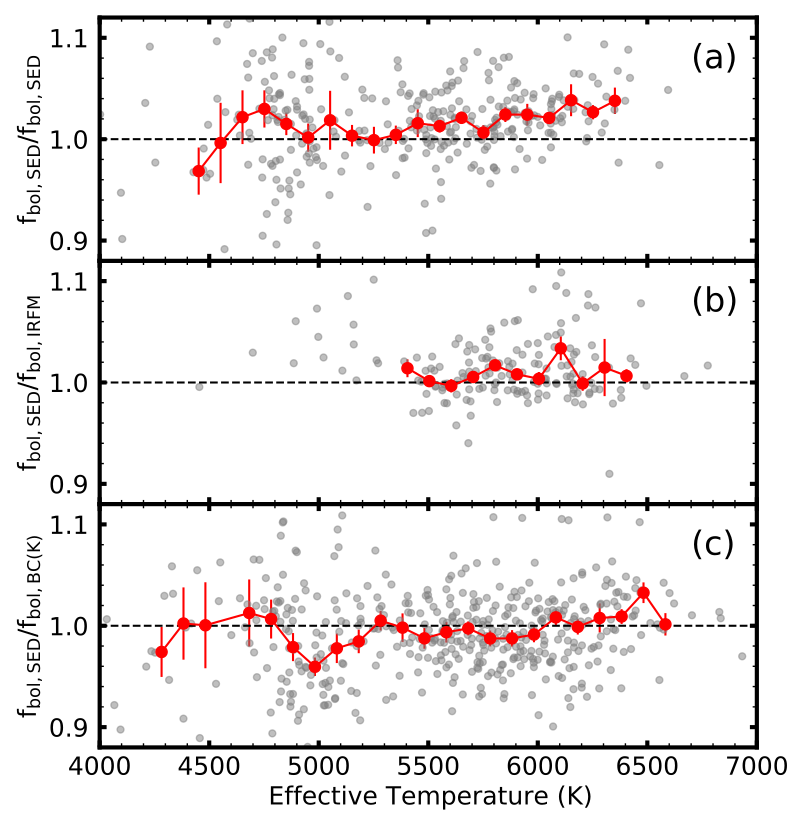

This figure's Python source:
import numpy as np
import matplotlib.pyplot as plt
from astropy.io import ascii
from astropy.stats import mad_std
import bin

plt.rcParams['xtick.major.size'] = 5
plt.rcParams['xtick.major.width'] = 3
plt.rcParams['xtick.minor.size'] = 3
plt.rcParams['xtick.minor.width'] = 1
plt.rcParams['ytick.major.size'] = 5
plt.rcParams['ytick.major.width'] = 3
plt.rcParams['ytick.minor.size'] = 3
plt.rcParams['ytick.minor.width'] = 1
plt.rcParams['axes.linewidth'] = 3
plt.rcParams['font.size']=18
plt.rcParams['mathtext.default']='regular'
plt.rcParams['lines.markersize']=8
plt.rcParams['xtick.major.pad']='6'
plt.rcParams['ytick.major.pad']='8'
plt.rcParams['ytick.minor.visible'] = 'True'
plt.rcParams['xtick.minor.visible'] = 'True'
plt.rcParams['xtick.direction'] = 'in'
plt.rcParams['ytick.direction'] = 'in'
plt.rcParams['ytick.right'] = 'True'
plt.rcParams['xtick.top'] = 'True'

pctocm=3.08567758128e18
lsun=3.839e33 

lol=0.88
upl=1.12

# cross-match of Casagrande+2011 and Stassun+2017
data=ascii.read('1592769150940A.csv',delimiter=',',guess=False)

# cross-match of McDonald+2017 and Stassun+2017
data2=ascii.read('1606098237932A.csv',delimiter=',',guess=False)
fbol=(lsun*data2['L'])/((data2['D']*pctocm)**2*4.*np.pi)

# MIST K-band fbols for Stassun+2017 sample
data3=ascii.read('mistbcomp.csv')

plt.ion()
plt.clf()

plt.subplot(3,1,2)
xarr=data['Teff']
yarr=data['Fbol']/data['Fbol2']
um=np.where((yarr > 0.5) & (yarr < 1.5) & (xarr > 4000.))[0]
xarr=xarr[um]
yarr=yarr[um]
plt.plot(xarr,yarr,'o',label='',alpha=0.5,ms=5,color='grey')
resx,resy,resz=bin.bin_time(xarr,yarr,100)
plt.errorbar(resx,resy,yerr=resz,fmt='-o',color='red')
plt.ylabel('f$_{bol,SED}$/f$_{bol,IRFM}$')
plt.plot([4000.,8000.],[1,1],ls='dashed',color='black')
plt.xlim([4000.,7000.])
plt.ylim([lol,upl])
plt.tick_params(axis='x',labelbottom=False) 
plt.text(6700,1.07,'(b)',fontsize=24)
print(np.median(yarr),mad_std(yarr))

plt.subplot(3,1,1)
xarr=data2['Teff']
yarr=data2['Fbol']/fbol
um=np.where((yarr > 0.5) & (yarr < 1.5) & (xarr > 4000.))[0]
xarr=xarr[um]
yarr=yarr[um]
plt.plot(xarr,yarr,'o',label='',alpha=0.5,ms=5,color='grey')
resx,resy,resz=bin.bin_time(xarr,yarr,100)
plt.errorbar(resx,resy,yerr=resz,fmt='-o',color='red')
plt.ylabel('f$_{bol,SED}$/f$_{bol,SED}$')
plt.plot([4000.,8000.],[1,1],ls='dashed',color='black')
plt.xlim([4000.,7000.])
plt.ylim([lol,upl])
plt.tick_params(axis='x',labelbottom=False) 
plt.text(6700,1.07,'(a)',fontsize=24)
print(np.median(yarr),mad_std(yarr))

plt.subplot(3,1,3)
xarr=data3['teff']
yarr=data3['fbol_sed']/data3['fbol_bc']
um=np.where((yarr > 0.5) & (yarr < 1.5) & (data3['rad'] < 3))[0]
um=np.where((yarr > 0.5) & (yarr < 1.5) & (xarr > 4000.))[0]
xarr=xarr[um]
yarr=yarr[um]
plt.plot(xarr,yarr,'o',label='',alpha=0.5,ms=5,color='grey')
resx,resy,resz=bin.bin_time(xarr,yarr,100)
plt.errorbar(resx,resy,yerr=resz,fmt='-o',color='red')
plt.ylabel('f$_{bol,SED}$/f$_{bol,BC(K)}$')
plt.plot([4000.,8000.],[1,1],ls='dashed',color='black')
plt.xlim([4000.,7000.])
plt.ylim([lol,upl])
plt.xlabel('Effective Temperature (K)')
plt.text(6700,1.07,'(c)',fontsize=24)
print(np.median(yarr),mad_std(yarr))
